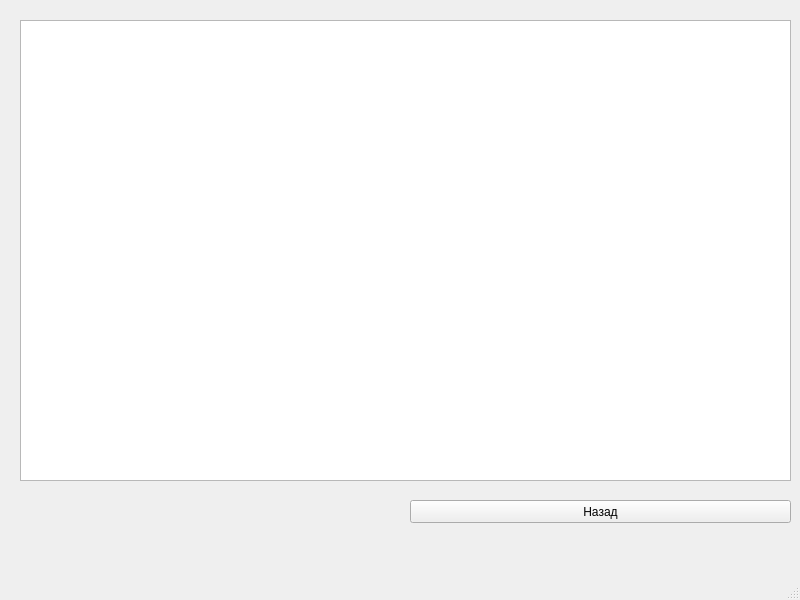
<?xml version="1.0" encoding="UTF-8"?>
<ui version="4.0">
 <class>MainWindow</class>
 <widget class="QMainWindow" name="MainWindow">
  <property name="geometry">
   <rect>
    <x>0</x>
    <y>0</y>
    <width>800</width>
    <height>600</height>
   </rect>
  </property>
  <property name="windowTitle">
   <string>Заказы</string>
  </property>
  <widget class="QWidget" name="centralwidget">
   <widget class="QTableWidget" name="tableWidget">
    <property name="geometry">
     <rect>
      <x>20</x>
      <y>20</y>
      <width>771</width>
      <height>461</height>
     </rect>
    </property>
   </widget>
   <widget class="QPushButton" name="pushButton_2">
    <property name="geometry">
     <rect>
      <x>410</x>
      <y>500</y>
      <width>381</width>
      <height>23</height>
     </rect>
    </property>
    <property name="text">
     <string>Назад</string>
    </property>
   </widget>
  </widget>
  <widget class="QMenuBar" name="menubar">
   <property name="geometry">
    <rect>
     <x>0</x>
     <y>0</y>
     <width>800</width>
     <height>21</height>
    </rect>
   </property>
  </widget>
  <widget class="QStatusBar" name="statusbar"/>
 </widget>
 <resources/>
 <connections/>
</ui>
